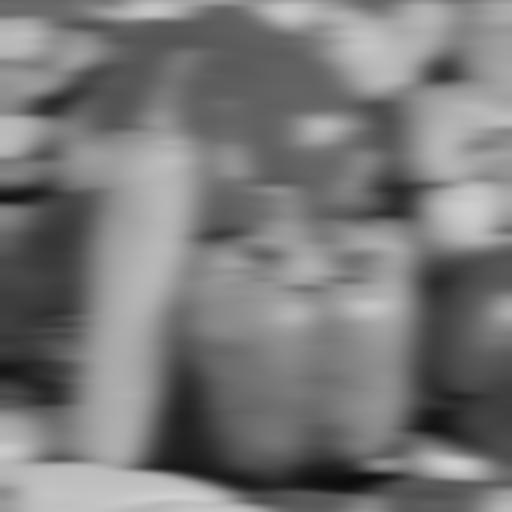
#> input picture degeraded1.jpg, 512 x 512 px
$ python wiener.py
#> lines starting #> are read from the running program, lines starting #| are printed output that depends on the picture
import numpy as np
import cv2
from matplotlib import pyplot as plt

#wiener filter for first image
imageG = cv2.imread('degeraded1.jpg',0)
#> imageG is the input picture: shape (512, 512); min 12, max 208, mean 120.6
imageH = cv2.imread('h.jpg',0)
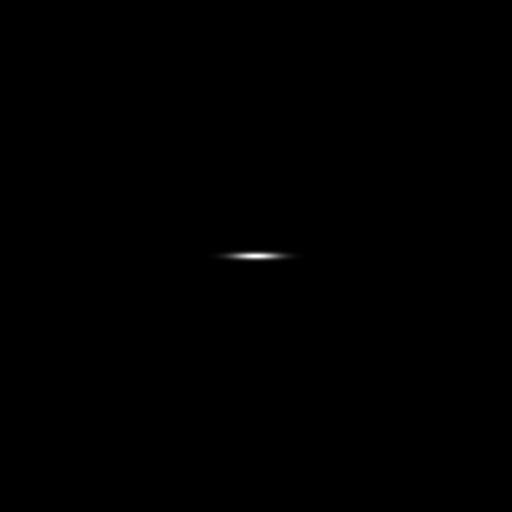
#> input picture h.jpg, 512 x 512 px
#> imageH is the input picture: shape (512, 512); min 0, max 253, mean 0.2


img_float32 = np.fft.fft2(imageG)
fshift = np.fft.fftshift(img_float32)

#show the furier  image transform
furier_tr = 20*np.log(np.abs(fshift))
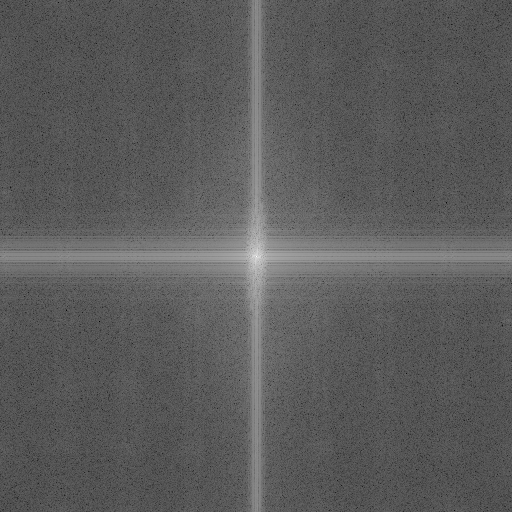
#> furier_tr: shape (512, 512) float64; min -27.2, max 345.4, mean 107.4; drawn with min black and max white

#picture h furie transform
img_float322 = np.fft.fft2(imageH)
fshift2 = np.fft.fftshift(img_float322
                        )
#show the furier  image transform
fshift2copy=np.fft.fftshift(img_float322 )
furier_tr2 = 20*np.log(np.abs(fshift2))
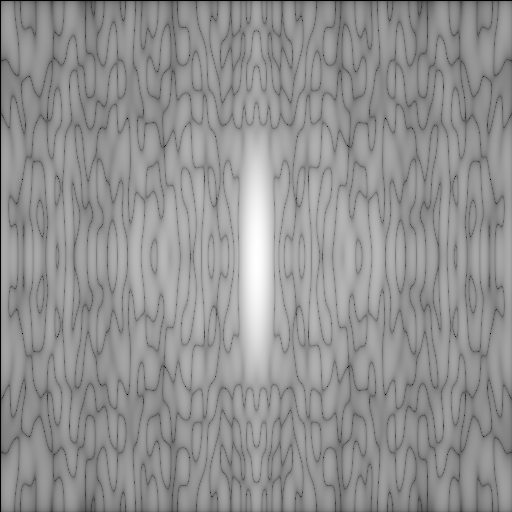
#> furier_tr2: shape (512, 512) float64; 0.39% of the values are NaN or infinite; the others: min -177.7, max 219.2, mean 50.67; drawn with min black, max white, NaN and infinite black

plt.subplot(121),plt.imshow(imageG, cmap = 'gray')
plt.title('Input Image'), plt.xticks([]), plt.yticks([])
plt.subplot(122),plt.imshow(furier_tr, cmap = 'gray')
plt.title('furier transform'), plt.xticks([]), plt.yticks([])
plt.show()
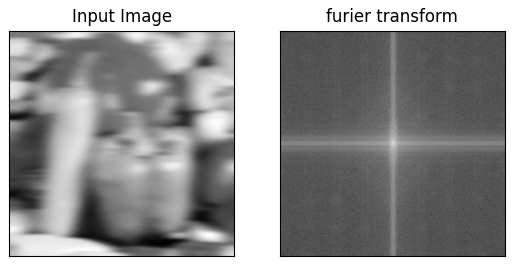
#> figure drawn by matplotlib, 2 panels

plt.subplot(121),plt.imshow(imageH, cmap = 'gray')
plt.title('Input h'), plt.xticks([]), plt.yticks([])
plt.subplot(122),plt.imshow(furier_tr2, cmap = 'gray')
plt.title('furier transform'), plt.xticks([]), plt.yticks([])
plt.show()

# height, width of H image
height = fshift2.shape[0]
#> height = 512
width = fshift2.shape[1]
#> width = 512

for x in range(width):
   for y in range(height):
       fshift2copy[x,y] = np.conj(fshift2[x,y])


for x in range(width):
   for y in range(height):
      Rw = fshift2copy[x,y] / ((fshift2copy[x,y]*fshift2[x,y])+1)
    #  Rw =np.true_divide(imageHStar[x,y],imageHStar[x,y]*imageH[x,y])
      fshift[x,y] = ((fshift[x,y]*Rw))
      print(Rw)


f_ishift = np.fft.ifftshift(fshift)
img_back = np.fft.ifft2(f_ishift)
img_back = np.abs(img_back)
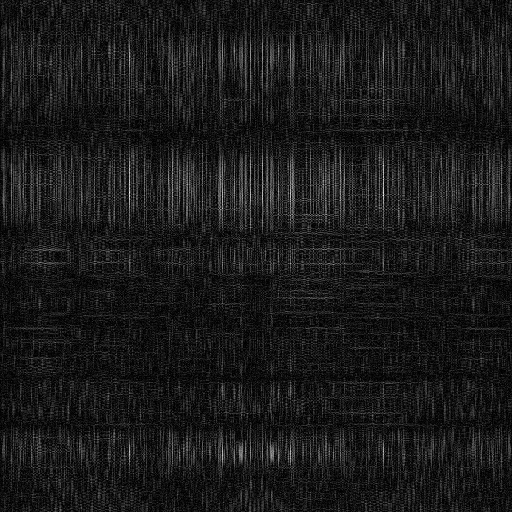
#> img_back: shape (512, 512) float64; min 1.21e-06, max 1.66, mean 0.173; drawn with min black and max white

#for x in range(width):
 #  for y in range(height):
  #   print(fshift[x,y])


cv2.imwrite('output.png',img_back)
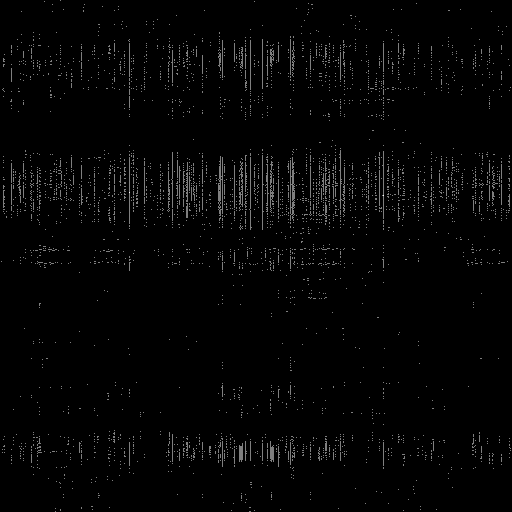
#> saved as output.png: shape (512, 512); min 0, max 2, mean 0.0339; drawn with min black and max white
furier_tr3 = 20*np.log(np.abs(fshift))
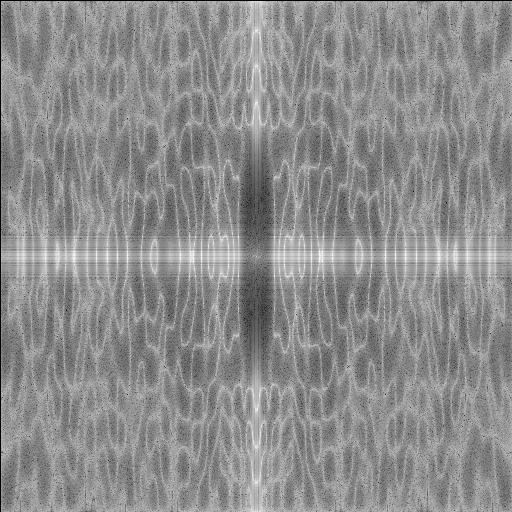
#> furier_tr3: shape (512, 512) float64; 0.39% of the values are NaN or infinite; the others: min -93.87, max 171.8, mean 53.61; drawn with min black, max white, NaN and infinite black
plt.subplot(121),plt.imshow(furier_tr3, cmap = 'gray')
plt.title('modified furier'), plt.xticks([]), plt.yticks([])
plt.subplot(122),plt.imshow(img_back, cmap = 'gray')
plt.title('output'), plt.xticks([]), plt.yticks([])


plt.show()
